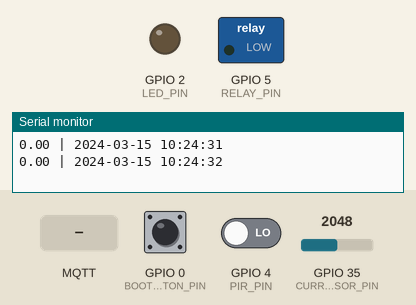
The sketch below on a simulated ESP32. Parts: switched loads named in the sketch (green lamp = pin HIGH), output pins drawn as LEDs (lit = HIGH), the last lines printed to the serial monitor. Inputs (shaded band) come from the test bench; at power-on: GPIO 4 (PIR_PIN) LOW, GPIO 0 (BOOT_BUTTON_PIN) HIGH, GPIO 35 (CURRENT_SENSOR_PIN) = 2048. WiFi joins after 1.5 s; servers stay silent unless stated; the local clock reads 2024-03-15 10:24:30 at power-on unless the sketch sets it; EEPROM starts erased; no MQTT or app messages arrive unless stated.

Above: at 2.8 s.
2.9 s: GPIO 4 (PIR_PIN) driven HIGH
At 3.9 s:
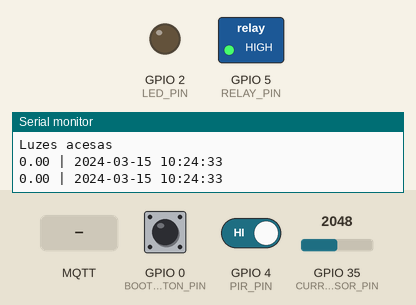
8.1 s: MQTT message "apagar" arrives on the first subscribed topic
At 9.4 s:
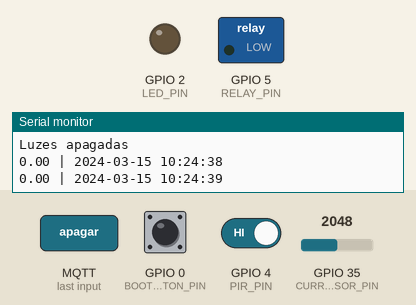
Timing chart, 0 to 11.0 s (numbered marks = the images above; inputs shaded):
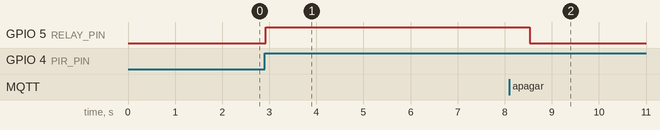

Measured:
- after the input at 2.9 s, GPIO 5 (RELAY_PIN): LOW → HIGH at once
- after the input at 8.1 s, GPIO 5 (RELAY_PIN): HIGH → LOW after 0.43 s

The sketch:

esp32_codigo.ino
```cpp
#include <WiFi.h>
#include <PubSubClient.h>
#include <WiFiManager.h>
#include <Preferences.h>

#define LED_PIN 2               // Pino do LED que pisca quando o reset é iniciado
#define BOOT_BUTTON_PIN 0       // Pino do botão de boot
#define BUTTON_PRESS_TIME 5000  // Tempo em milissegundos (5 segundos) para resetar
#define PIR_PIN 4               // Pino do sensor de presença
#define RELAY_PIN 5             // Pino do modulo rele onde será conectado a lampada
#define CURRENT_SENSOR_PIN 35   // Pino do sensor de corrente

// Variáveis de configuração do broker MQTT
char mqttServer[40];        // Endereço do broker MQTT
char mqttPort[6];           // Porta do broker MQTT como string
char mqttID[20];            // ID do cliente MQTT

// Variáveid dos tópicos MQTT
String topic_medidas;
String topic_luzes;

const char* mqttUser = "USUARIO_MQTT"; // Nome de usuário MQTT, se necessário
const char* mqttPassword = "SENHA_MQTT"; // Senha MQTT, se necessário

// Variável para armazenar o fuso horário configurado pelo usuário
char timezone[10] = "BRT3"; // Fuso horário padrão (Brasil)

float voltage = 3.3;
float current = 0;
float zero_sensor_value = 0;  // Zero do sensor de corrente
float energyWh = 0;
unsigned long lastTime = 0;
unsigned long lastMovementTime = 0;
int val = 0;  // Guarda o estado de leitura do sensor de presença
bool lightsOn = false;
bool autoLight = true;  // Modo de luz automatico

// Variáveis para monitoramento do botão de reset das configurações
volatile unsigned long buttonPressStart = 0;
volatile bool buttonPressDetected = false;

// Parametros do Filtro de Kalman
float current_est = 0;   // Estimativa inicial de corrente
float P_current = 1;     // Incerteza inicial
float Q_current = 0.01;  // Variância do processo (ajustável)
float R_current = 0.5;   // Variância do ruído de medição (ajustável)

WiFiClient espClient;
PubSubClient client(espClient);

Preferences preferences; // Instância da NVS

// Função de interrupção chamada ao pressionar o botão
void IRAM_ATTR onBootButtonPress() {
  if (digitalRead(BOOT_BUTTON_PIN) == LOW) { // Botão pressionado
    buttonPressStart = millis();             // Marca o tempo de início
    buttonPressDetected = true;              // Indica que o botão foi pressionado
  } else {
    buttonPressDetected = false;             // Botão solto, reseta o estado
  }
}

// Função para fazer o LED piscar várias vezes antes do reset
void blinkLED(int times, int delayMs) {
  for (int i = 0; i < times; i++) {
    digitalWrite(LED_PIN, HIGH);  // Acende o LED
    vTaskDelay(delayMs / portTICK_PERIOD_MS);
    digitalWrite(LED_PIN, LOW);   // Apaga o LED
    vTaskDelay(delayMs / portTICK_PERIOD_MS);
  }
}

// Reseta todas as configurações salvas e reseta a esp32
void resetConfigurations() {
  Serial.println("Resetando configurações...");

  // Pisca o LED 5 vezes para indicar o reset
  blinkLED(5, 200); // Pisca 5 vezes com 200ms de intervalo

  // Resetar as configurações do WiFiManager
  WiFiManager wifiManager;
  wifiManager.resetSettings();

  // Resetar os dados na NVS
  preferences.begin("config", false);
  preferences.clear();
  preferences.end();

  Serial.println("Configurações resetadas. Reiniciando o dispositivo...");
  ESP.restart();
}

// Task que verifica se o botão foi pressionado por tempo suficiente para resetar
void buttonLongPressTask(void* pvParameters) {
  while (true) {
    if (buttonPressDetected && (millis() - buttonPressStart >= BUTTON_PRESS_TIME)) {
      resetConfigurations(); // Chama a função para resetar configurações
    }
    vTaskDelay(100 / portTICK_PERIOD_MS); // Checa a cada 100 ms
  }
}


// Função para salvar configurações na NVS
void saveConfig() {
  preferences.begin("config", false);
  preferences.putString("mqttServer", mqttServer);
  preferences.putString("mqttPort", mqttPort);
  preferences.putString("mqttID", mqttID);
  preferences.putString("timezone", timezone);
  preferences.end();
  Serial.println("Configurações salvas na NVS.");
}

// Função para carregar configurações da NVS
void loadConfig() {
  preferences.begin("config", true); // Abre em modo de leitura
  String server = preferences.getString("mqttServer", "0.0.0.0");
  String port = preferences.getString("mqttPort", "1883");
  String id = preferences.getString("mqttID", "ESP32Client");
  String tz = preferences.getString("timezone", "BRT3");
  preferences.end();

  server.toCharArray(mqttServer, 40);
  port.toCharArray(mqttPort, 6);
  id.toCharArray(mqttID, 20);
  tz.toCharArray(timezone, 10);

  Serial.println("Configurações carregadas da NVS:");
  Serial.println("MQTT Server: " + String(mqttServer));
  Serial.println("MQTT Port: " + String(mqttPort));
  Serial.println("MQTT ID: " + String(mqttID));
  Serial.println("Timezone: " + String(timezone));
}

// Função para reconectar ao broker MQTT
void reconnect() {
  while (!client.connected()) {
    Serial.print("Tentando conexão MQTT...");
    if (client.connect(mqttID, mqttUser, mqttPassword)) {
      Serial.println("Conectado ao broker MQTT");
      client.subscribe(topic_luzes.c_str());
    } else {
      Serial.print("Falha na conexão, rc=");
      Serial.print(client.state());
      Serial.println(" Tentando novamente em 5 segundos");
      delay(5000);
    }
  }
}

String getTime() {
  time_t now;
  struct tm timeinfo;
  if (!getLocalTime(&timeinfo)) {
    Serial.println("Falha ao obter a hora");
    return "Falha ao obter a hora";
  }
  char timeStringBuff[50];
  strftime(timeStringBuff, sizeof(timeStringBuff), "%Y-%m-%d %H:%M:%S", &timeinfo);
  return String(timeStringBuff);
}

// Auto-zero do sensor
void autoZero(){
  Serial.println("Fazendo o Auto ZERO do Sensor...");
  float aux = 0;

  for(int i = 0; i < 1000 ; i++){
    aux += analogRead(CURRENT_SENSOR_PIN);
    delayMicroseconds(1);
  }
  zero_sensor_value = (float) aux / 1000.0;
}

float kalmanFilterCurrent(float measurement) {
    // Previsão
    float current_pred = current_est;        // Previsão do estado (corrente estimada)
    float P_pred = P_current + Q_current;    // Previsão da incerteza

    // Atualização
    float K = P_pred / (P_pred + R_current); // Ganho de Kalman
    current_est = current_pred + K * (measurement - current_pred); // Atualização da estimativa
    P_current = (1 - K) * P_pred;            // Atualização da incerteza

    return current_est;
}

float readCurrent() {
 float aux = 0;
 float sensorValue = 0;

  for(int i = 0; i < 1000 ; i++){
    aux += analogRead(CURRENT_SENSOR_PIN);
    delayMicroseconds(10);
  }
  sensorValue = (float) aux / 1000.0;
  float currentReading = (zero_sensor_value - sensorValue) / 66.0 * 0.805 * 10000;

  return kalmanFilterCurrent(currentReading);
}

void calculateEnergy() {
  current = readCurrent();

  unsigned long currentTime = millis();
  unsigned long timeElapsed = currentTime - lastTime;

  energyWh = (voltage * current * timeElapsed) / (1000.0 * 3600.0);
  lastTime = currentTime;
}

void turnOnLights() {
  digitalWrite(RELAY_PIN, HIGH);
  lightsOn = true;
  Serial.println("Luzes acesas");
}

void turnOffLights() {
  digitalWrite(RELAY_PIN, LOW);
  lightsOn = false;
  Serial.println("Luzes apagadas");
}

// Task que controla a iluminadaçao caso esteja no modo automatico
void lightsControlTask(void* pvParameters) {
  while (true) {
    if (autoLight) {
      val = digitalRead(PIR_PIN);
      if (val == HIGH) {
        lastMovementTime = millis();
        if (!lightsOn) {
          turnOnLights();
        }
      }

      if (lightsOn && (millis() - lastMovementTime) > 1 * 5 * 1000) {
        turnOffLights();
      }
    }
    vTaskDelay(100 / portTICK_PERIOD_MS); // Checa a cada 100 ms
  }
}

void callback(char* topic, byte* payload, unsigned int length) {
  String message;

  for (int i = 0; i < length; i++) {
    message += (char)payload[i];
  }
  Serial.print("Mensagem recebida: ");
  Serial.println(message);

  if (String(topic) == topic_luzes.c_str()) {
    if (message == "automatico"){
      lastMovementTime = millis(); // Reseta o tempo da ultima detecção
      autoLight = true;
      Serial.println("Modo automático ativado");
    } else if (message == "acender") {
      autoLight = false;
      turnOnLights();
    } else if (message == "apagar") {
      autoLight = false;
      turnOffLights();
    }
  }
}

// Tenta reconectar ao WiFi novamente
void wifiReconnectTask(void* pvParameters) {
  while (true) {
    if (WiFi.status() != WL_CONNECTED) {
      Serial.println("Conexão Wi-Fi perdida. Tentando reconectar...");
      WiFi.begin();  // Inicia uma tentativa de reconexão ao Wi-Fi
    }
    vTaskDelay(5000 / portTICK_PERIOD_MS); // Verifica a cada 5 segundos
  }
}

void setup() {
  Serial.begin(115200);
  pinMode(BOOT_BUTTON_PIN, INPUT_PULLUP);
  pinMode(PIR_PIN, INPUT);
  pinMode(RELAY_PIN, OUTPUT);
  pinMode(LED_PIN, OUTPUT);
  autoZero();


  // Configuração da interrupção para o botão de boot
  attachInterrupt(digitalPinToInterrupt(BOOT_BUTTON_PIN), onBootButtonPress, CHANGE);
  xTaskCreate(buttonLongPressTask, "Button Long Press Task", 2048, NULL, 1, NULL);

  // Task para controle das luzes
  xTaskCreate(lightsControlTask, "Lights Control Task", 2048, NULL, 1, NULL);

  // Carrega as configurações salvas na NVS (caso existam)
  loadConfig();

  /********** Configuração do Wi-Fi com WiFiManager ***********/
  WiFiManager wifiManager;
  // Parâmetros personalizados para configuração do broker MQTT e timezone
  WiFiManagerParameter custom_mqtt_server("server", "Endereço broker MQTT", mqttServer, 40);
  WiFiManagerParameter custom_mqtt_port("port", "Porta do broker MQTT", mqttPort, 6);
  WiFiManagerParameter custom_mqtt_id("id", "ID", mqttID, 20);
  WiFiManagerParameter custom_timezone("timezone", "Fuso horário (ex: BRT3)", timezone, 10);

  // Adiciona os parâmetros personalizados ao WiFiManager
  wifiManager.addParameter(&custom_mqtt_server);
  wifiManager.addParameter(&custom_mqtt_port);
  wifiManager.addParameter(&custom_mqtt_id);
  wifiManager.addParameter(&custom_timezone);
  wifiManager.autoConnect("ESP32"); // Nome do AP configurado como "ESP32"

  /********** Configuração do MQTT Server ***********/
  // Atualiza as variáveis com os valores configurados
  strcpy(mqttServer, custom_mqtt_server.getValue());
  strcpy(mqttPort, custom_mqtt_port.getValue());
  strcpy(mqttID, custom_mqtt_id.getValue());
  strcpy(timezone, custom_timezone.getValue());

  // Salva as configurações atualizadas na NVS
  saveConfig();

  // Configura o cliente MQTT com os parâmetros configurados
  client.setServer(mqttServer, atoi(mqttPort)); // Converte o valor da porta para inteiro
  client.setCallback(callback);

  // Configura os topicos MQTT
  topic_medidas = String(mqttID) + "/medidas";
  topic_luzes = String(mqttID) + "/luzes";

  // Sincronização de tempo via NTP com fuso horário
  configTime(0, 0, "pool.ntp.org", "time.nist.gov");
  setenv("TZ", timezone, 1); // Define o fuso horário usando a variável `timezone`
  tzset();
  lastTime = millis();

  xTaskCreate(wifiReconnectTask, "WiFi Reconnect Task", 4096, NULL, 1, NULL);
}

void loop() {
  // Conexão ao broaker MQTT
  if (!client.connected()) {
    reconnect();
  }
  client.loop();

  calculateEnergy();
  // Envio de mensagem MQTT com valor e timestamp
  String powerMessage = String(energyWh) + " | " + getTime();
  Serial.println(powerMessage);
  client.publish(topic_medidas.c_str(), powerMessage.c_str());
  energyWh = 0;

  delay(500);
}
```
